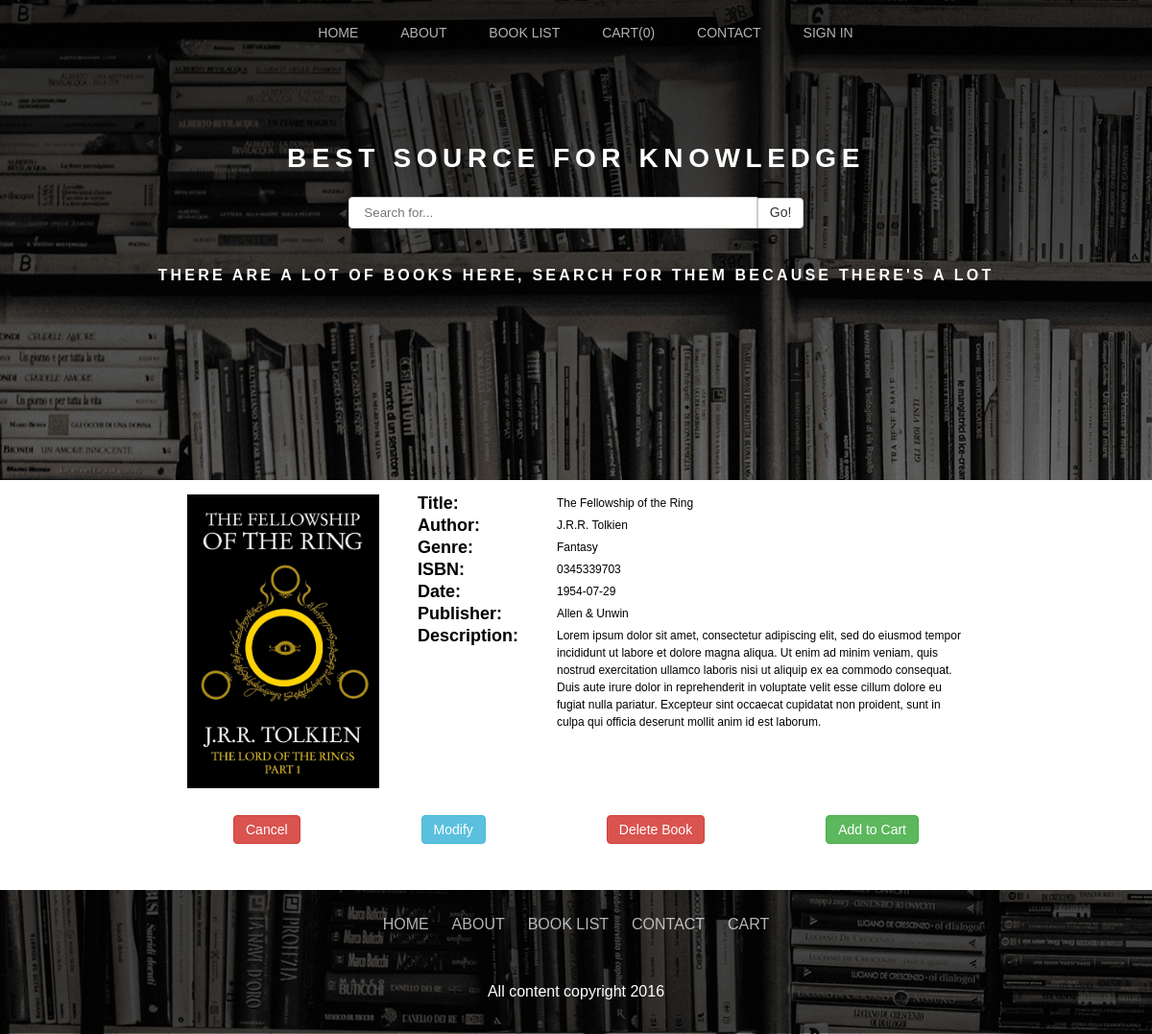
Before: /bookdetails.php?book_id=1 with the older database file.
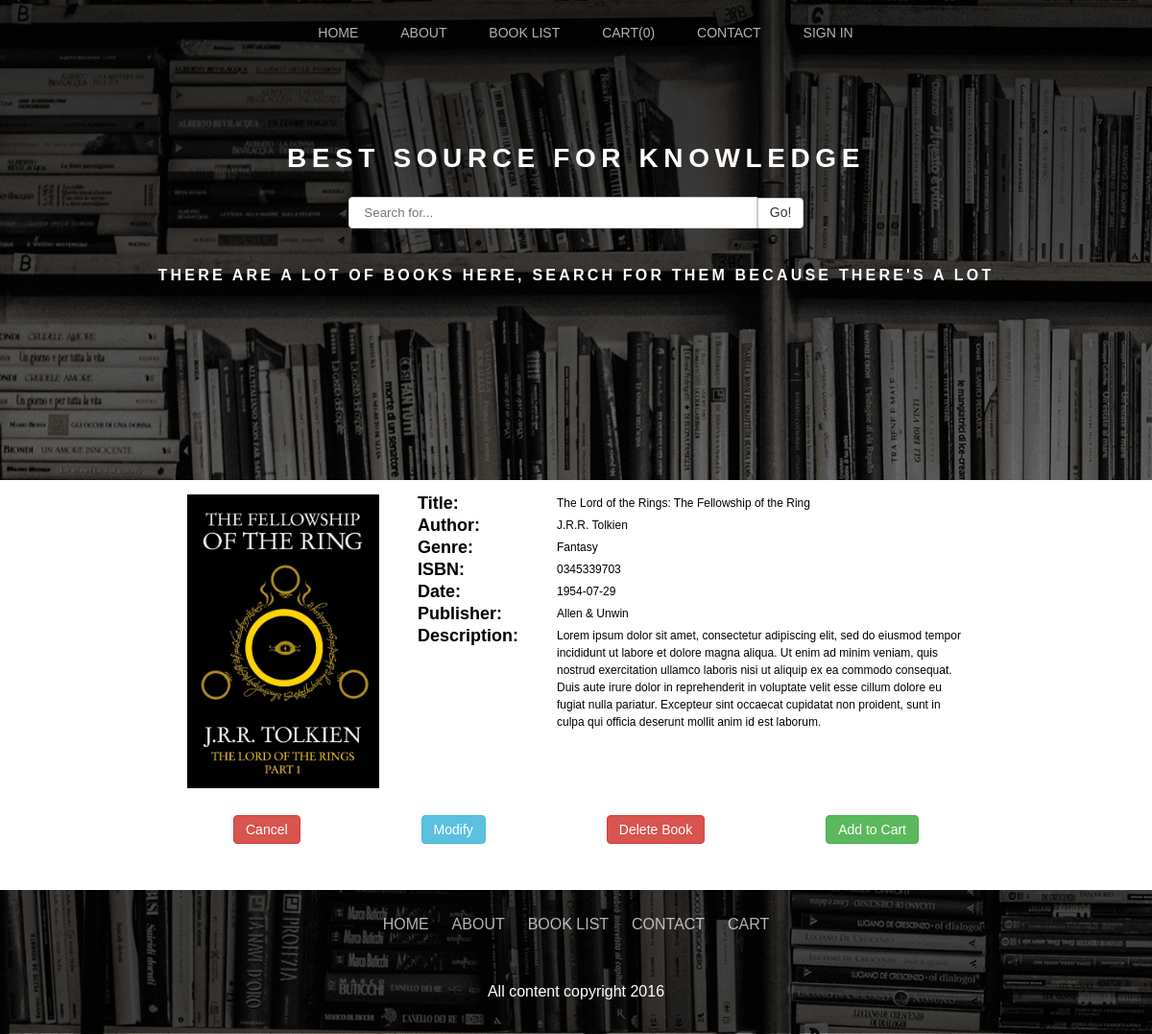
After: the same page with the newer database file.
### tables this page shows
CREATE TABLE IF NOT EXISTS `books` (
`book_id` int(11) NOT NULL,
  `title` varchar(300) NOT NULL,
  `author` varchar(300) NOT NULL,
  `isbn` varchar(15) NOT NULL,
  `image_link` text,
  `genre` varchar(300) DEFAULT NULL,
  `description` text,
  `publisher` varchar(50) NOT NULL,
  `publication_date` date NOT NULL
);

### bookdetails.php (the view, shortened to what this page needs)
<?php
include "includes/header.php";
include "includes/database.php";
$book_id = filter_input(INPUT_GET, 'book_id', FILTER_SANITIZE_NUMBER_INT);
$sql = "SELECT * FROM books WHERE book_id=" . $book_id;
$query = $conn->query($sql);
$row = $query->fetch_assoc();
?>
<table class="bookdetails">
    <tr>
        <td>
            <?php
            if (strlen($row['image_link']) == 0) {
                echo "<img src='assets/book_covers/no_cover.gif'/>";
            } else {
                echo "<img src='assets/book_covers/", $row['image_link'], "'/>";
            }
            ?>
        </td>
        <td>
            <h4>Title:</h4>
            <h4>Author:</h4>
            <h4>Genre:</h4>
            <h4>ISBN:</h4>
            <h4>Date:</h4>
            <h4>Publisher:</h4>
            <h4>Description:</h4>
        </td>
        <td>
            <p><?= $row['title'] ?></p>
            <p><?= $row['author'] ?></p>
            <p><?= $row['genre'] ?></p>
            <p><?= $row['isbn'] ?></p>
            <p><?= $row['publication_date'] ?></p>
            <p><?= $row['publisher'] ?></p>
            <p><?= $row['description'] ?></p>
        </td>
    </tr>
</table>
<div class="details-holder">
    <a href="booklist.php">
        <button href="booklist.php" class="btn btn-danger">Cancel</button>
    </a>
    <?php
    if ($_SESSION['admin'] = 1) {
        echo "<a href='editbookdetails.php?book_id=" . $row['book_id'] . "'>";
        echo "<button class='btn btn-info'>Modify</button>";
        echo "</a>";
        echo "<a href='deletebook.php?book_id=" . $row['book_id'] . "'>";
        echo "<button class='btn btn-danger'>Delete Book</button>";
        echo "</a>";
        echo "<a href='addtocart.php?book_id=" . $row['book_id'] . "'>";
        echo "<button class='btn btn-success right'>Add to Cart</button>";
        echo "</a>";
    }
    else{
        echo "<a href='addtocart.php?book_id=" . $row['book_id'] . "'>";
        echo "<button class='btn btn-success right'>Add to Cart</button>";
        echo "</a>";
    }
    ?>
</div>
<br>
<br>
<?php
include "includes/footer.php"
?>

### includes/header.php (shortened to what this page needs)
<?php
$count = 0;
?>
<!DOCTYPE html>
<html lang="en">
  <head>
    <link href="css/sections.css" rel="stylesheet" type="text/css">
  </head>
  <body>
  <header>
    <nav class="header-nav">
      <a class="a-header" href="index.php">Home</a>
      <a class="a-header" href="about.php">About</a>
      <a class="a-header" href="booklist.php">Book List</a>
      <a class="a-header" href="checkout.php">Cart(<?= $count?>)</a>
      <a class="a-header" href="contact.php">Contact</a>
      <?php
      if($firstname == "Josh"){
        echo "<span class='signup-btn'>";
        echo "<a class='a-header' href='logout.php'>Sign Out</a></span>";
      }else{
        echo "<span class='signup-btn'>";
        echo "<a class='a-header' href='login.php'>Sign In</a></span>";
      }
      ?>
    </nav>
    <h2 class="headline">Best source for knowledge<h2>
  <form action="searchresults.php" method="get">
    <input class="search-input" type="text" name="terms" placeholder=" Search for...">
    <input type="submit" value="Go!" class="btn-search">
  </form>
    <p class="sub-headline">there are a lot of books here, search for them because there's a lot</p>
  </header>

### includes/footer.php (shortened to what this page needs)
<footer>
  <nav class="nav-footer">
    <a class="a-footer" href="index.php">Home</a>
    <a class="a-footer" href="about.php">About</a>
    <a class="a-footer" href="booklist.php">Book List</a>
    <a class="a-footer" href="Contact.php">Contact</a>
    <a class="a-footer" href="">Cart</a>
  </nav>
  <p class="copyright">All content copyright 2016</p>
</footer>
</body>
</html>

### css/sections.css (style rules this page uses)
* { margin: 0; padding: 0; }
body, html { height: 100%; }
body { overflow-x: hidden; }
html { font-size: 14px; font-family: sans-serif; line-height: 1.428; }
h1, h2, h3, h4, h5, h6, p { margin-bottom: 20px; }
h2 { font-size: 30px; }
h4 { font-size: 18px; }
.search-input { margin: 8px 0; border-radius: 4px 0 0 4px; padding: 8px 12px; border: 1.5px solid #ccc; border-shadow: inset 0 1px 1px; width: 400px; }
.btn-search { margin: 8px 0 8px -8.2px; padding: 6px 12px 8px 12px; font-size: 14px; font-weight: 400; text-align: center; cursor: pointer; border: 1px solid transparent; border-radius: 0 4px 4px 0; color: #333333; background-color: #ffffff; border-color: #cccccc; }
.btn { margin: 8px 0; padding: 6px 12px; font-size: 14px; font-weight: 400; text-align: center; cursor: pointer; border: 1px solid transparent; border-radius: 4px; }
.btn-success { color: #ffffff; background-color: #5cb85c; border-color: #4cae4c; }
.btn-info { color: #ffffff; background-color: #5bc0de; border-color: #46b8da; }
.btn-danger { color: #ffffff; background-color: #d9534f; border-color: #d43f3a; }
html { font-family: sans-serif; -ms-text-size-adjust: 100%; -webkit-text-size-adjust: 100%; }
body { margin: 0; }
article, aside, details, figcaption, figure, footer, header, hgroup, main, nav, section, summary { display: block; }
a { background: 0 0; }
img { border: 0; }
button, input, optgroup, select, textarea { color: inherit; margin: 0; }
button { overflow: visible; }
button, select { text-transform: none; }
button, html input[type=button], input[type=reset], input[type=submit] { -webkit-appearance: button; cursor: pointer; }
input { line-height: normal; }
table { border-collapse: collapse; border-spacing: 0; }
td, th { padding: 0; }
header { height: 500px; background: linear-gradient(rgba(0, 0, 0, 0.8), rgba(0, 0, 0, 0.3)), url(../assets/img/bg_img.jpg); background-attachment: fixed; background-size: cover; background-repeat: no-repeat; }
.header-nav { text-align: center; padding-top: 25px; }
.header-nav .a-header { padding: 10px; text-decoration: none; margin-left: 20px; color: rgba(255, 255, 255, 0.7); font-size: 14px; font-weight: 300; text-transform: uppercase; }
.headline { margin: auto; padding-top: 100px; text-align: center; font-size: 28px; font-weight: 700; letter-spacing: 0.2em; text-transform: uppercase; color: white; }
form { padding: 10px; text-align: center; }
.sub-headline { padding-top: 20px; text-align: center; font-size: 16px; font-weight: 700; letter-spacing: 0.2em; text-transform: uppercase; color: white; }
footer { height: 150px; background: linear-gradient(rgba(0, 0, 0, 0.7), rgba(0, 0, 0, 0.7)), url(../assets/img/bg_img.jpg); background-attachment: fixed; background-size: cover; background-repeat: no-repeat; }
.nav-footer { height: 50px; text-align: center; padding-top: 25px; }
.nav-footer .a-footer { margin: 0 auto; padding: 10px; color: rgba(255, 255, 255, 0.7); font-size: 16px; font-weight: 300; text-decoration: none; text-transform: uppercase; }
.copyright { font-size: 16px; font-weight: 300; padding-top: 20px; display: block; text-align: center; color: white; }
th, td { padding: 15px; }
table.bookdetails { width: 70%; border-collapse: collapse; font: 12px/18px Arial, Sans-serif; margin: 0 auto; }
table.bookdetails td { vertical-align: top; }
table.bookdetails h4, table.bookdetails p { margin: 0px 0px 5px 10px; }
table.bookdetails td img { width: 200px; height: auto; }
.right { float: right; }
.details-holder { width: 70%; margin: 0 auto; display: flex; justify-content: space-around; }

Changed rows visible on the page:
changed books "J.R.R. Tolkien": title "The Fellowship of the Ring" → "The Lord of the Rings: The Fellowship of the Ring"
